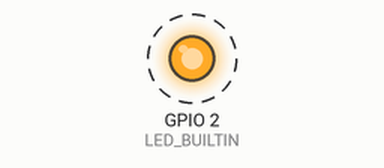
The program below on a simulated ESP32. Shown: output pins drawn as LEDs (lit = HIGH). Dashed ring = blinking. What the program prints to the serial monitor is not drawn.

Above: at 0.7 s.
Timing chart, 0 to 3.3 s (numbered marks = the images above):
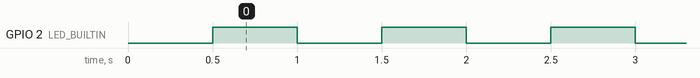

Measured:
- by itself, GPIO 2 (LED_BUILTIN): alternates HIGH for 0.50 s and LOW for 0.50 s

The program:

main.cpp
```cpp
#include <Arduino.h>

#ifndef LED_BUILTIN
#define LED_BUILTIN 2
#endif

#if defined(SERIAL_PORT_MONITOR)
#define DEBUG_SERIAL SERIAL_PORT_MONITOR
#else
#define DEBUG_SERIAL Serial
#endif

namespace {
constexpr unsigned long kBlinkIntervalMs = 500;
unsigned long lastToggleMs = 0;
bool ledState = false;
}

void setup() {
  pinMode(LED_BUILTIN, OUTPUT);
  digitalWrite(LED_BUILTIN, LOW);

  DEBUG_SERIAL.begin(115200);
  delay(300);
  DEBUG_SERIAL.println();
  DEBUG_SERIAL.println("ESP32 blink sample started");
}

void loop() {
  const unsigned long now = millis();
  if (now - lastToggleMs < kBlinkIntervalMs) {
    return;
  }

  lastToggleMs = now;
  ledState = !ledState;
  digitalWrite(LED_BUILTIN, ledState ? HIGH : LOW);

  DEBUG_SERIAL.print("LED state: ");
  DEBUG_SERIAL.println(ledState ? "ON" : "OFF");
}
```
